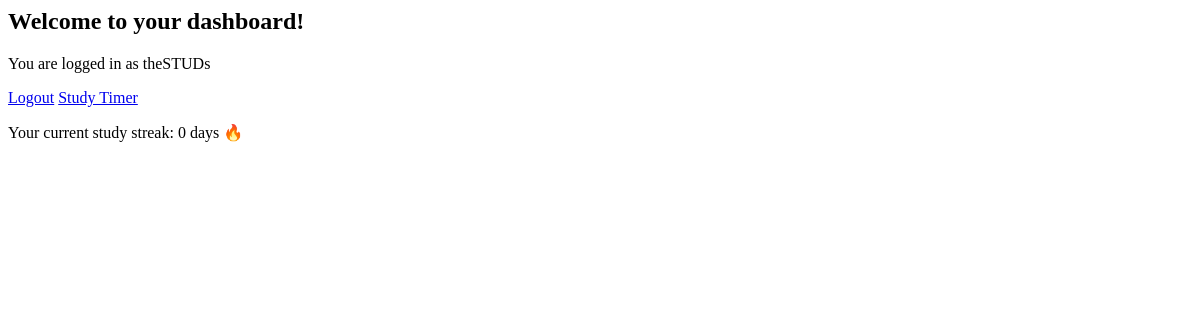
The app's page /dashboard/ (signed in), older data.
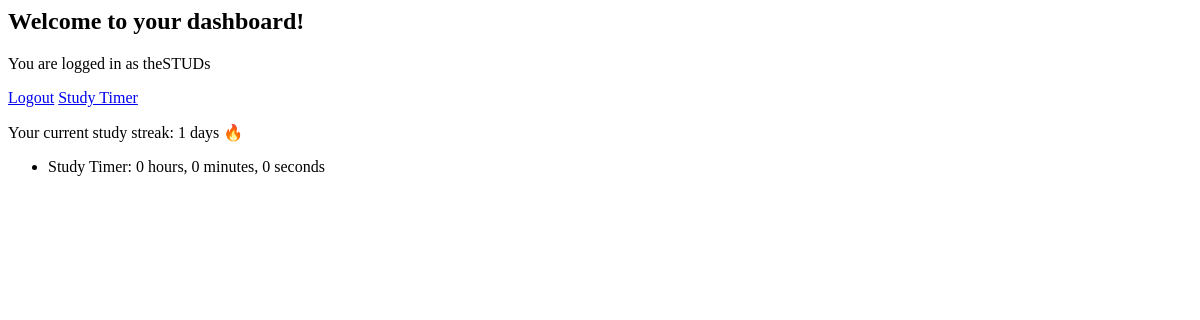
The same page, newer data.
### studyapp/models.py (models this page shows, shortened)
class Stopwatch(models.Model):
    user = models.ForeignKey(User, on_delete=models.CASCADE)
    time_spent = models.IntegerField(default=0)
    time_start = models.DateTimeField(auto_now_add=True)
    title = models.CharField(max_length=40)
    def get_duration(self):
        hours = self.time_spent // 3600
        minutes = (self.time_spent % 3600) // 60
        seconds = self.time_spent % 60
        return {'hours': hours, 'minutes': minutes, 'seconds': seconds}
    @staticmethod
    def calculate_study_streak(user):
        sessions = Stopwatch.objects.filter(user=user).order_by('-time_start')
        streak = 0
        last_study_date = None
        for session in sessions:
            study_date = session.time_start.date()
            if last_study_date is None or (last_study_date - study_date).days == 1:
                streak += 1
                last_study_date = study_date
            else:
                break  # stop counting if there's a gap
        return streak

### studyapp/views.py (the view)
# urls.py: path('dashboard/', views.dashboard, name='dashboard'),
def dashboard(request):
    if not request.user.is_authenticated:
        return redirect('login')
    study_sessions = Stopwatch.objects.filter(user=request.user).order_by('-time_start')[:5]
    streak = Stopwatch.calculate_study_streak(request.user)
    context = {
        'study_sessions': study_sessions,
        'streak': streak,
    }
    return render(request, 'dashboard.html', context)

### studyapp/templates/dashboard.html
<h2>Welcome to your dashboard!</h2>
<p>You are logged in as {{ request.user.username }}</p>
<a href="{% url 'logout' %}">Logout</a>
<a href="{% url 'study_timer' %}">Study Timer</a>
<p>Your current study streak: {{ streak }} days 🔥</p>
<ul>
    {% for session in study_sessions %}
    <li>{{ session.title }}: {{ session.get_duration.hours }} hours, {{ session.get_duration.minutes }} minutes, {{ session.get_duration.seconds }} seconds</li>
    {% endfor %}
</ul>

Row changes from the older to the newer data that the page shows:
added Stopwatch: title "Study Timer", get_duration.hours "0", get_duration.minutes "0", get_duration.seconds "0"
Text that changed along with them:
{{ streak }}: "0" → "1"
